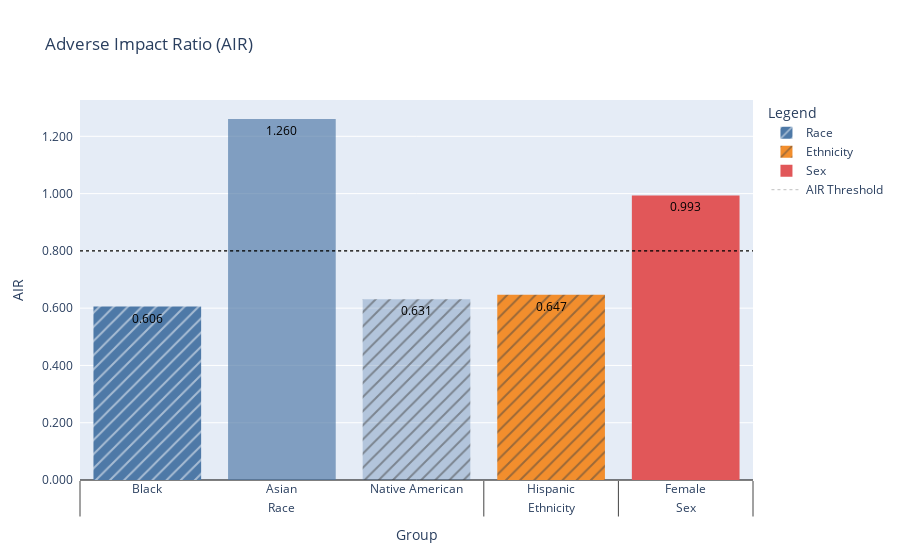

This figure's notebook cell:
### Code cell
air

### Figure 1 — Plotly figure (JSON) as saved in the notebook; plotly's stock layout.template omitted (floating-point values rounded to 4 significant figures)
{"data": [{"cliponaxis": false, "hovertemplate": "%{x}, %{y}<extra></extra>", "marker": {"color": "RGBA(78, 121, 167, 1.0)", "line": {"color": "rgb(8,48,107)", "width": 0}, "pattern": {"shape": "/"}}, "name": "Race", "showlegend": true, "text": "0.606", "textfont": {"color": "Black"}, "type": "bar", "x": [["Race"], ["Black"]], "y": [0.6057]}, {"cliponaxis": false, "hovertemplate": "%{x}, %{y}<extra></extra>", "marker": {"color": "RGBA(78, 121, 167, 0.6666666666666667)", "line": {"color": "rgb(8,48,107)", "width": 0}, "pattern": {"shape": ""}}, "name": "Race", "showlegend": false, "text": "1.260", "textfont": {"color": "Black"}, "type": "bar", "x": [["Race"], ["Asian"]], "y": [1.26]}, {"cliponaxis": false, "hovertemplate": "%{x}, %{y}<extra></extra>", "marker": {"color": "RGBA(78, 121, 167, 0.3333333333333334)", "line": {"color": "rgb(8,48,107)", "width": 0}, "pattern": {"shape": "/"}}, "name": "Race", "showlegend": false, "text": "0.631", "textfont": {"color": "Black"}, "type": "bar", "x": [["Race"], ["Native American"]], "y": [0.6311]}, {"cliponaxis": false, "hovertemplate": "%{x}, %{y}<extra></extra>", "marker": {"color": "RGBA(242, 142, 45, 1.0)", "line": {"color": "rgb(8,48,107)", "width": 0}, "pattern": {"shape": "/"}}, "name": "Ethnicity", "showlegend": true, "text": "0.647", "textfont": {"color": "Black"}, "type": "bar", "x": [["Ethnicity"], ["Hispanic"]], "y": [0.6468]}, {"cliponaxis": false, "hovertemplate": "%{x}, %{y}<extra></extra>", "marker": {"color": "RGBA(225, 87, 89, 1.0)", "line": {"color": "rgb(8,48,107)", "width": 0}, "pattern": {"shape": ""}}, "name": "Sex", "showlegend": true, "text": "0.993", "textfont": {"color": "Black"}, "type": "bar", "x": [["Sex"], ["Female"]], "y": [0.9935]}, {"line": {"color": "Black", "dash": "dot", "width": 0.25}, "mode": "lines", "name": "AIR Threshold", "text": "AIR Threshold", "type": "scatter", "x": [["Race", "Race", "Race", "Ethnicity", "Sex"], ["Black", "Asian", "Native American", "Hispanic", "Female"]], "y": [0.8, 0.8, 0.8, 0.8, 0.8]}], "layout": {"legend": {"title": {"text": "Legend"}}, "scene": {"yaxis": {"exponentformat": "none", "separatethousands": true}}, "shapes": [{"line": {"color": "Black", "dash": "dot", "width": 1.25}, "name": "AIR Threshold", "type": "line", "x0": 0, "x1": 1, "xref": "paper", "y0": 0.603, "y1": 0.603, "yref": "paper"}], "title": {"text": "Adverse Impact Ratio (AIR)"}, "uniformtext": {"minsize": 8, "mode": "hide"}, "xaxis": {"fixedrange": true, "title": {"text": "Group"}}, "yaxis": {"fixedrange": true, "tickformat": "0,.3f", "ticksuffix": "  ", "title": {"text": "AIR"}, "zeroline": true, "zerolinecolor": "Black", "zerolinewidth": 1}}}
